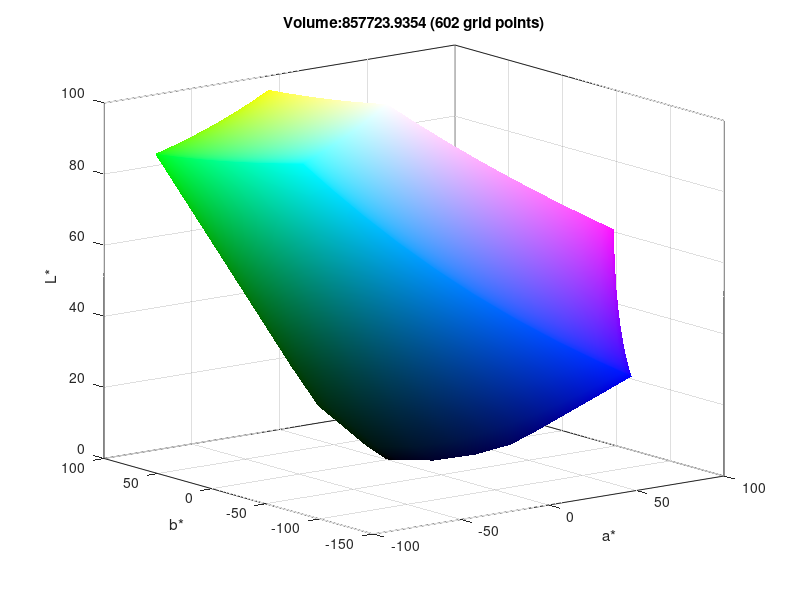

The MATLAB source for this figure:
function tess

%%%%%%%%%%%%%%%%%%%%%%%%%%%%%%%%%%%%%%%%%%%%%%%%%%%%%

M = [2.7548 -0.9935 0.0771; % XYZ to Rec.709 RGB D50
    -1.3068 1.9229 -0.2826;
    -0.4238 0.0426 1.4644];
 
WhiteXYZ = [96.42957  100.0000  82.51046]; % D50 white

DISP_GAMMA = 2.2; % Display gamma (for CIELAB)

SPACE = 'CIELAB'; % CIELAB or ICTCP

Black = 0;
White = 100; % nits (must be 100 for CIELAB and <=10000 for ICTCP)
N = 11; % Nodes

%%%%%%%%%%%%%%%%%%%%%%%%%%%%%%%%%%%%%%%%%%%%%%%%%%%%%

switch SPACE
  case 'ICTCP'
    EOTF=@PQEOTF; OETF=@PQOETF;
    XYZ2CAM=@XYZ2ICTCP; GAIN=[2048, 1024, 2048];
    LABEL={'C_T','C_P','I'};GAINFIG=1/10000;
  case 'CIELAB'
    EOTF=@(x) x.^DISP_GAMMA; OETF=@(x) x.^(1/DISP_GAMMA);
    XYZ2CAM=@(xyz) xyz2lab(xyz,WhiteXYZ); GAIN=[1 1 1];
    LABEL={'a*','b*','L*'};GAINFIG=1;
end

Nodes = linspace(0,1,N);
[C1,C2,C3] = meshgrid(Nodes,Nodes,[0 1]);
RGB = [C1(:) C2(:) C3(:); C2(:) C3(:) C1(:); C3(:) C1(:) C2(:)];
XYZ = EOTF(RGB*(OETF(White)-OETF(Black))+OETF(Black))/M;
% XYZ = EOTF(RGB*(OETF(White)-OETF(Black))+OETF(Black))/inv(colormatrix(xy))';
LAB = XYZ2CAM(XYZ).* GAIN;

% COMPUTING MDC, Create tessellation of the surface
[i,j,f] = meshgrid(0:N-2, 0:N-2, 0:5);
startidx = f*N*N + i*N + j + 1;
tri = [[startidx(:), startidx(:)+1, startidx(:) + N+1]; ...
[startidx(:), startidx(:)+N, startidx(:) + N+1]];

% Calculate the volume of the tessellation
v321 = LAB (tri(:,3),1) .* LAB (tri(:,2),2) .* LAB (tri(:,1),3);
v231 = LAB (tri(:,2),1) .* LAB (tri(:,3),2) .* LAB (tri(:,1),3);
v312 = LAB (tri(:,3),1) .* LAB (tri(:,1),2) .* LAB (tri(:,2),3);
v132 = LAB (tri(:,1),1) .* LAB (tri(:,3),2) .* LAB (tri(:,2),3);
v213 = LAB (tri(:,2),1) .* LAB (tri(:,1),2) .* LAB (tri(:,3),3);
v123 = LAB (tri(:,1),1) .* LAB (tri(:,2),2) .* LAB (tri(:,3),3);
v = sum(abs((1/6)*(-v321 + v231 + v312 - v132 - v213 + v123)));

patch('faces',tri,'vertices', LAB(:,[2 3 1]),'facevertexc',(EOTF(RGB)*GAINFIG).^(1/2),'facec','interp','edgea',0.1);
xlabel(LABEL{1}), ylabel(LABEL{2}), zlabel(LABEL{3});  grid on; box on; view([-37.5 15])

title(['Volume:' num2str(v) ' (' num2str(N^2+(N-1)^2*4+(N-2)^2) ' grid points)'])

function E=PQOETF(O)
E =  (((3424/4096)+(2413/128).*(max(0,O)/10000).^(2610/16384)) ./ ...
                 (1+(2392/128).*(max(0,O)/10000).^(2610/16384))).^(2523/32);
               
function O=PQEOTF(E)
O = (max(E.^(32/2523)-(3424/4096),0) ./ ...
                  ((2413/128)-(2392/128)*E.^(32/2523))).^(16384/2610)*10000;

function ICTCP=XYZ2ICTCP(XYZ)
XYZ2LMSmat = [0.3593  0.6976 -0.0359; -0.1921 1.1005 0.0754; 0.0071 0.0748 0.8433];
LMS2ICTCPmat = [2048 2048 0; 6610 -13613 7003; 17933 -17390 -543]/4096;
ICTCP=(LMS2ICTCPmat*PQOETF(XYZ2LMSmat*XYZ'))'; % 0<ICTCP<1


function lab=xyz2lab(xyz,xyzw)
lab=nan(size(xyz));
ind=xyz(:,2)/xyzw(2) > 0.008856;
lab(ind,1)  = 116*(xyz(ind,2)./xyzw(2)).^(1/3) - 16;
lab(~ind,1) = 903.3*(xyz(~ind,2)/xyzw(2));
fx=nan(size(xyz,1),3);
for k=1:3
 ind=xyz(:,k)/xyzw(k) > 0.008856;
 fx(ind,k)  = (xyz(ind,k)./xyzw(k)).^(1/3);
 fx(~ind,k) = 7.787*(xyz(~ind,k)./xyzw(k)) + 16/116;
end
lab(:,2:3) = [500*(fx(:,1)-fx(:,2)) 200*(fx(:,2)-fx(:,3))];
